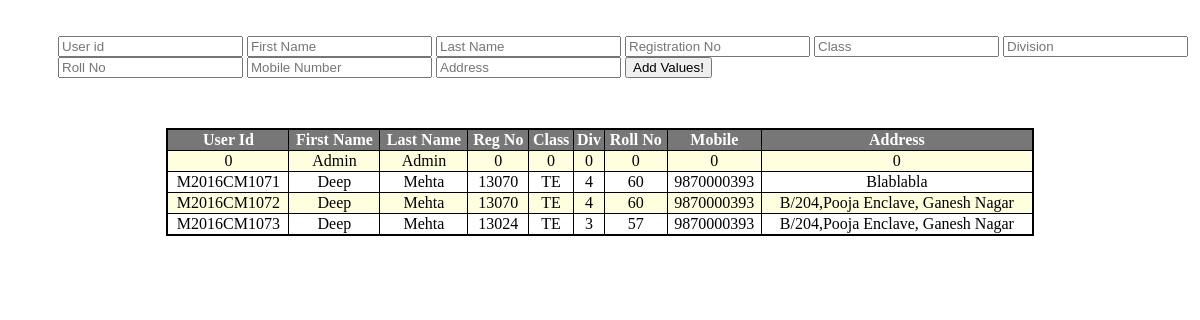
The app's page /list.php (signed in), older data.
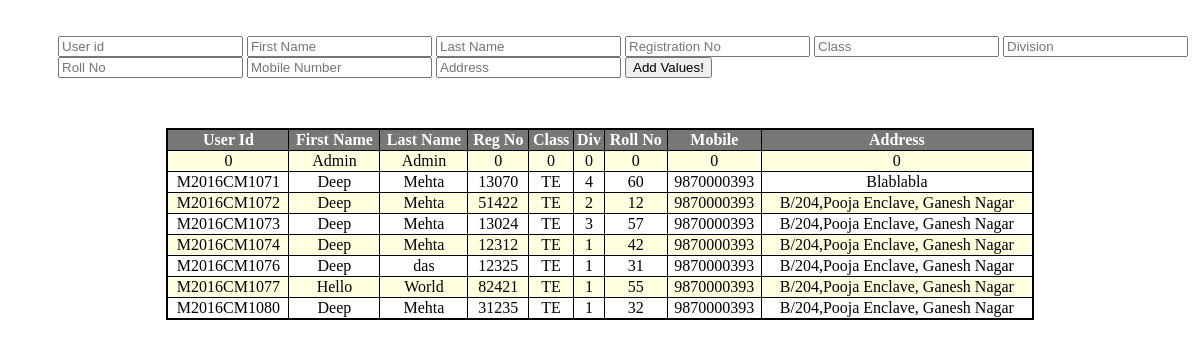
The same page, newer data.
### tables this page shows
CREATE TABLE `profile` (
  `UserId` varchar(15) NOT NULL,
  `Fname` text NOT NULL,
  `Lname` text NOT NULL,
  `RegNo` int(5) NOT NULL,
  `Class` varchar(2) NOT NULL,
  `Division` int(1) NOT NULL,
  `RollNo` int(2) NOT NULL,
  `MobNo` bigint(10) NOT NULL,
  `Addr` varchar(50) NOT NULL,
  `Pass` varchar(32) NOT NULL DEFAULT 'sakec',
  `S1` int(2) NOT NULL DEFAULT '0',
  `S1t` int(2) NOT NULL DEFAULT '0',
  `S2` int(2) NOT NULL DEFAULT '0',
  `S2t` int(2) NOT NULL DEFAULT '0',
  `S3` int(2) NOT NULL DEFAULT '0',
  `S3t` int(2) NOT NULL DEFAULT '0',
  `S4` int(2) NOT NULL DEFAULT '0',
  `S4t` int(2) NOT NULL DEFAULT '0',
  `S5` int(2) DEFAULT '0',
  `S5t` int(2) NOT NULL DEFAULT '0',
  `Attended` int(2) AS (S1+S2+S3+S4+S5) VIRTUAL,
  `Total` int(2) AS (S1t+S2t+S3t+S4t+S5t) VIRTUAL,
  `Percent` decimal(4,2) AS ((S1+S2+S3+S4+S5)*100/(S1t+S2t+S3t+S4t+S5t)) VIRTUAL
);

### add_details.php (the view, shortened to what this page needs)
<!DOCTYPE html>
<html lang="en">
<head>
	<link rel="stylesheet" href="Addons/profile.css">
</head>
<body>
	<div class="form">
		<form action="home.php?page=list.php&add_value=true" method="POST">
			<br>
			<input type="text" name="UserId" placeholder="User id">
			<input type="text" name="Fname" placeholder="First Name">
			<input type="text" name="Lname" placeholder="Last Name">
			<input type="number" name="RegNo" placeholder="Registration No">
			<input type="text" name="Class" placeholder="Class">
			<input type="number" name="Division" placeholder="Division">
			<input type="number" name="RollNo" placeholder="Roll No">
			<input type="number" name="MobNo" placeholder="Mobile Number">
			<input type="text" name="Addr" placeholder="Address">
			<input type="submit" name="confirm" id="confirm" value="Add Values!">
		</form>
	</div>
	<div class="list">
		<?php
			$user = 'student';
			$pass = 'sakec';
			$db = 'students';
			$conn = new mysqli('localhost', $user, $pass, $db) or die("Unable to connect to server".$db);
			$get_all = "select * from profile order by UserId";
			$data = mysqli_query($conn, $get_all) or die("No records found.");
			echo "<div class=\"table\"><table><tr><th>User Id</th><th>First Name</th><th>Last Name</th><th>Reg No</th><th>Class</th><th>Div</th><th>Roll No</th><th>Mobile</th><th>Address</th>";
			while($row = mysqli_fetch_assoc($data)) {
				echo "<tr><td>".$row["UserId"]."</td><td>".$row["Fname"]."</td><td>".$row["Lname"]."</td><td>".$row["RegNo"]."</td><td>".$row["Class"]."</td><td>".$row["Division"]."</td><td>".$row["RollNo"]."</td><td>".$row["MobNo"]."</td><td>".$row["Addr"]."</td></tr>";
			}
			echo "</table></div>";
		?>
	</div>
</body>
</html>

### list.php (shortened to what this page needs)
<?php
	if ($_SESSION['type']=="admin") {
		include 'add_details.php';
	}
	else {
		include 'get_profile.php';
	}
?>

### Addons/profile.css (style rules this page uses)
.table > table { border: 2px solid black; padding: 2px; border-spacing: 0px; width: 80%; margin-left: auto; margin-right: auto; border-collapse: collapse; }
.table td, th { border: solid 1px black; text-align: center; }
.table th { background-color: #777777; color: white; }
.table tr:nth-child(even) { background-color: lightyellow; }
.form { padding: 10px 0px 0px 50px; }
.list { padding: 50px; }

Row changes from the older to the newer data that the page shows:
changed profile "M2016CM1072": RegNo "13070" → "51422"; Division "4" → "2"; RollNo "60" → "12"
added profile: UserId "M2016CM1074", Fname "Deep", Lname "Mehta", RegNo "12312", Class "TE", Division "1", RollNo "42", MobNo "9870000393", Addr "B/204,Pooja Enclave, Ganesh Nagar"
added profile: UserId "M2016CM1076", Fname "Deep", Lname "das", RegNo "12325", Class "TE", Division "1", RollNo "31", MobNo "9870000393", Addr "B/204,Pooja Enclave, Ganesh Nagar"
added profile: UserId "M2016CM1077", Fname "Hello", Lname "World", RegNo "82421", Class "TE", Division "1", RollNo "55", MobNo "9870000393", Addr "B/204,Pooja Enclave, Ganesh Nagar"
added profile: UserId "M2016CM1080", Fname "Deep", Lname "Mehta", RegNo "31235", Class "TE", Division "1", RollNo "32", MobNo "9870000393", Addr "B/204,Pooja Enclave, Ganesh Nagar"
